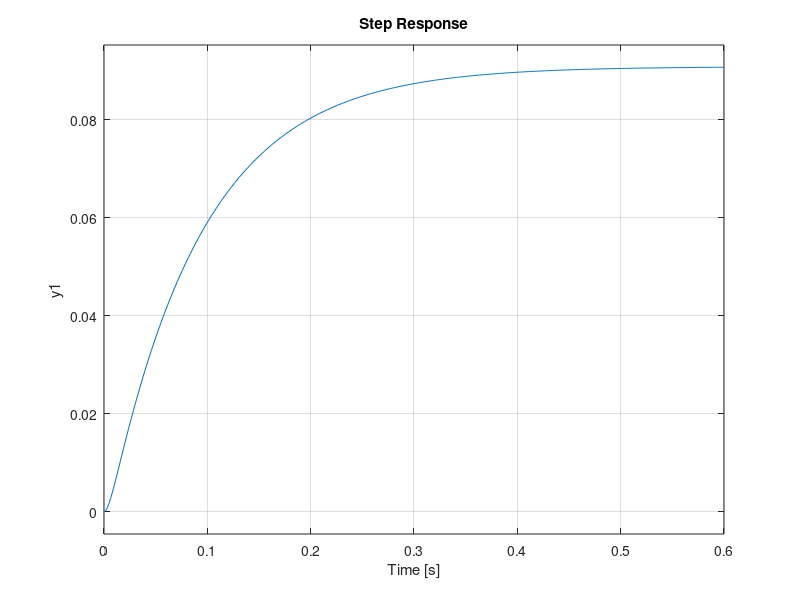
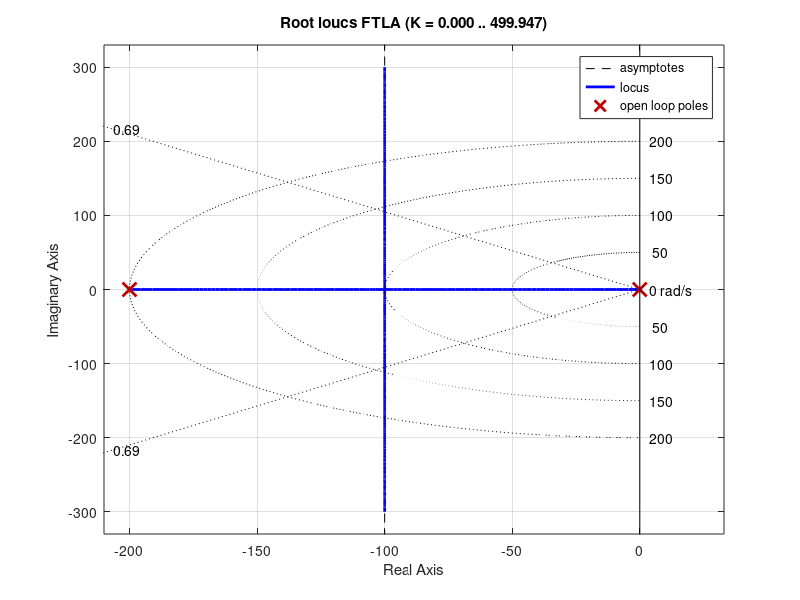
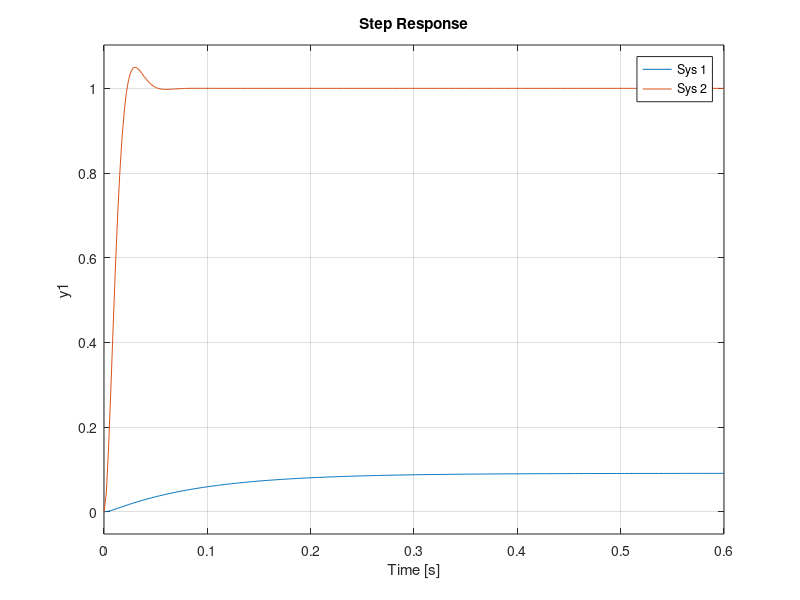

Source code (MATLAB) for these figures, in order:
% ==========================================================================
clear all; close all; clc;

% Carga de paquete utilizado
pkg load control
% pkg load symbolic

% variables
s   = tf('s');

Jm  = 0.01
B   = 0.1
K   = 0.01
R   = 1
L   = 5E-3
% realimentacion unitaria
H   = 1
G   = K/((Jm*s + B)*(L*s + R) + K^2)

disp('')
disp('=======================================================================')
disp('CARACTERIZACION DE LA PLANTA')
disp('=======================================================================')
step(feedback(G,H))
ess_p   = 1/(1 + dcgain(G))

FTLA    = G*H;

disp('')
disp('=======================================================================')
disp('CONTROLADOR PI (Mejorar Transitorio Y Eliminar ess_p)')
disp('=======================================================================')
mp      = .05
psita   = sqrt(log(mp)^2/(pi^2 + log(mp)^2))

k       = 1;
p_dom   = -max(pole(FTLA))
PI      = k*(s + p_dom)/s;

FTLA    = minreal(PI*G*H)

figure
rlocus(FTLA)
sgrid(psita, [50:50:200])

disp('')
disp('Por Condicion De Modulo: | 1/k | == | (G*H)p |')
disp('=======================================================================')
% Transfer function 'FTLA' from input 'u1' to output ...
%           200
%  y1:  -----------
%       s^2 + 200 s
sp      = -99.8 + 104.8j
FTLAp   = 200/(sp^2 + 200*sp)
k       = 1/(abs(FTLAp))

disp('')
disp('Controlador Final')
disp('=======================================================================')
PI  = k*(s + p_dom)/s

figure
step(feedback(G,H), feedback(PI*G,H))

disp('')
disp('======================================================================')
disp('SUCCESS')
